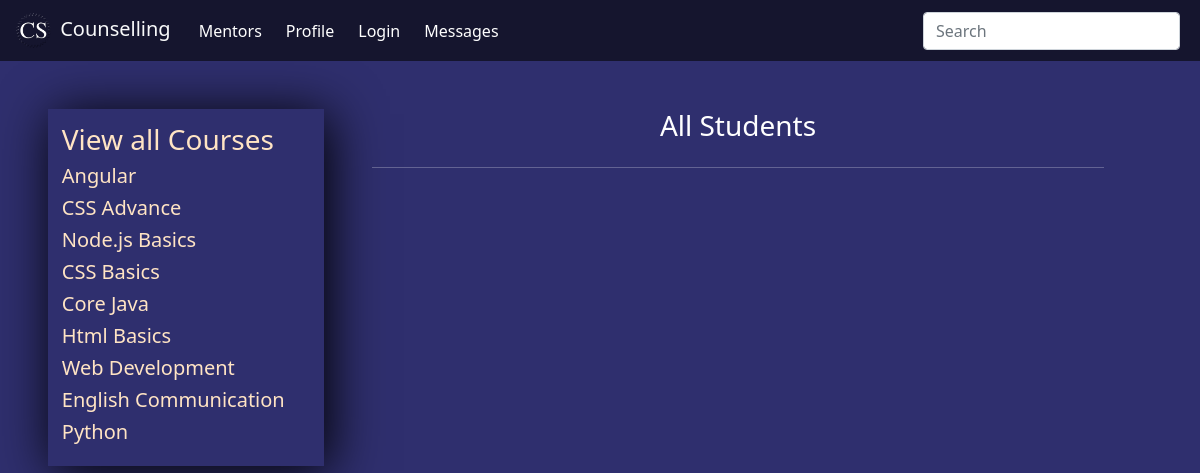
The page /students/ on the database as committed earlier.
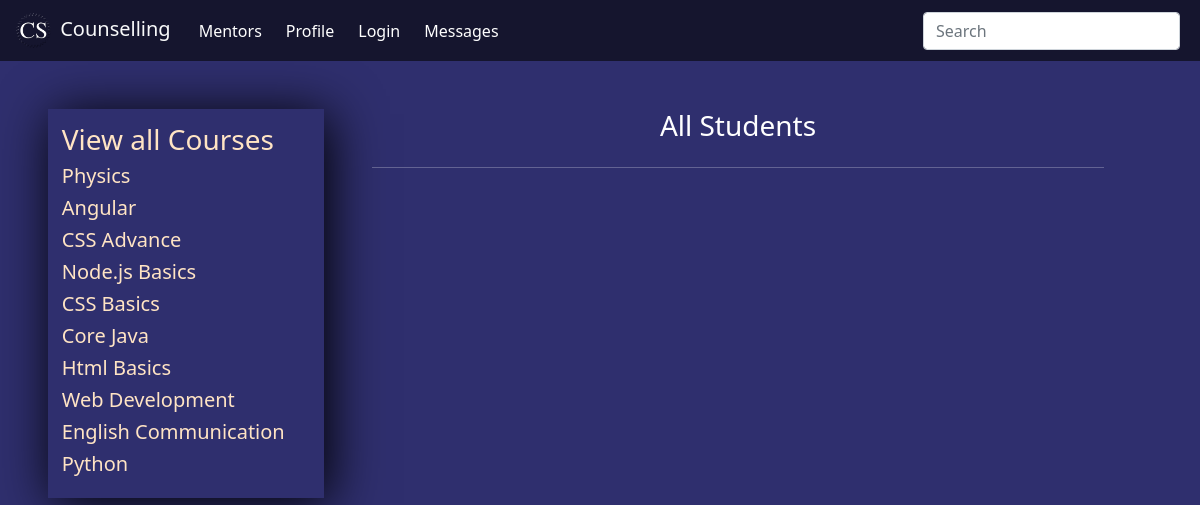
The same page on the database as committed later.
### base/models.py (models this page shows, shortened)
class course(models.Model):
    user = models.ForeignKey(User, on_delete=models.SET_NULL, null=True)
    course_name = models.CharField(max_length=100)
    course_description = models.TextField(null=True)
    course_isactive = models.BooleanField(default=True)
    course_created = models.DateTimeField(auto_now_add=True)
    course_updated = models.DateTimeField(auto_now=True)
    class Meta:
        ordering = ['-course_updated', '-course_created']

### base/views.py (the view)
# urls.py: path('students/', views.students, name='students'),
def students(request):
    courses = course.objects.all()
    mentors = User.objects.filter(is_staff=True, is_superuser=False)
    user = request.user
    if user.is_superuser:
        students = User.objects.filter(is_superuser=False, is_staff=False)
    else:
        followers = follower.objects.filter(mentor=user)
        students = []
        for i in followers:
            stu = User.objects.get(username=i.student)
            students.append(stu)
    context = {"courses":courses, "mentors":mentors, "students":students,}
    return render(request, 'students.html', context)

### templates/students.html (shortened to what this page needs)
{% extends 'main.html' %}
{% block content %}
<div class="container-dash mt-5 mx-5">
    {% include 'managepage.html' %}
    <div class="dashboard mx-5">
        <h3 class="text-center mb-4">All Students</h3>
        <hr>
    </div>
  </div>
{% endblock content %}

### templates/managepage.html (shortened to what this page needs)
{% if request.user.is_superuser or request.user.is_staff %}
    <div class="manage">
        <a href="{% url 'course' %}">
        {% if request.user.is_superuser %}
            <h3>Manage Courses ({{courses.count}})</h3>
        {% else %}
            <h3>All Courses</h3>
        {% endif %}
        </a>
        {% if request.user.is_superuser %}
            {% for course in courses|slice:":4" %}
            {% if request.user == course.user or request.user.is_superuser %}
            {% if course.course_isactive == True %}
            <a href="{% url 'view-course' course.id %}">
            <h5>{{course.course_name}}</h5>
            </a>
            {% endif %}
            {% endif %}
            {% endfor %}
        {% else %}
            {% for course in courses %}
            {% if request.user == course.user or request.user.is_superuser %}
            {% if course.course_isactive == True %}
            <a href="{% url 'view-course' course.id %}">
            <h5>{{course.course_name}}</h5>
            </a>
            {% endif %}
            {% endif %}
            {% endfor %}
        {% endif %}
        {% if not request.user.is_superuser %}
        {% else %}
        <hr>
        <a href="{% url 'mentors' %}">
        <h3>Manage Mentors ({{mentors.count}})</h3>
        </a>
        {% for mentor in mentors|slice:":4" %}
        <a href="{% url 'view-profile' mentor.id %}">
        <h5>{{mentor.username}}</h5>
        </a>
        {% endfor %}
        {% endif %}
        <hr>
        <a href="{% url 'students' %}">
        {% if request.user.is_superuser %}
        <h3>Manage Students ({{students.count}})</h3>
        {% else %}
        <h3>Manage Students</h3>
        {% endif %}
        </a>
        {% for student in students|slice:":4" %}
        <a href="{% url 'view-profile' student.id %}">
        <h5>{{student.username}}</h5>
        </a>
        {% endfor %}
    </div>
    {% else %}
    <div class="manage">
        <a href="{% url 'course' %}">
            <h3>View all Courses</h3>
        </a>
        {% for course in courses|slice:":15" %}
        {% if course.course_isactive == True %}
        <a href="{% url 'view-course' course.id %}">
        <h5>{{course.course_name}}</h5>
        </a>
        {% endif %}
        {% endfor %}
    </div>
{% endif %}

Rows that differ between the two databases and show on the page:
added course: course_name "Physics"
